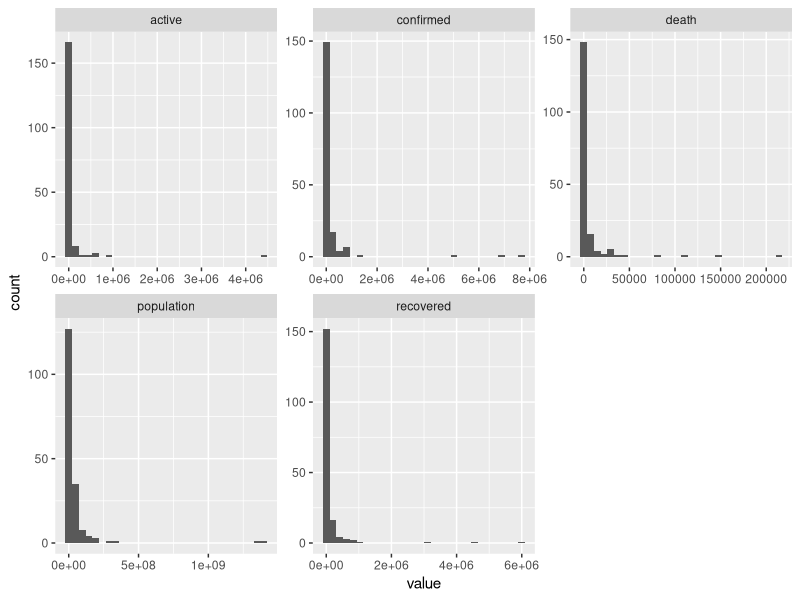

The R source for this figure:
library(tidyverse)
rm(list = ls())

# read in data 
df <- read_csv('data/clean/covid_pop_clean.csv')


# check histograms and extreme values
df %>%
  keep(is.numeric) %>% 
  gather() %>% 
  ggplot(aes(value)) +
  facet_wrap(~key, scales = "free") +
  geom_histogram()

df %>% 
  filter(active > 200000)

df %>% 
  filter(confirmed > 2000000)

df %>% 
  filter(death > 50000)

df %>% 
  filter(population > 1000000)

df %>% 
  filter(recovered > 2000000)
